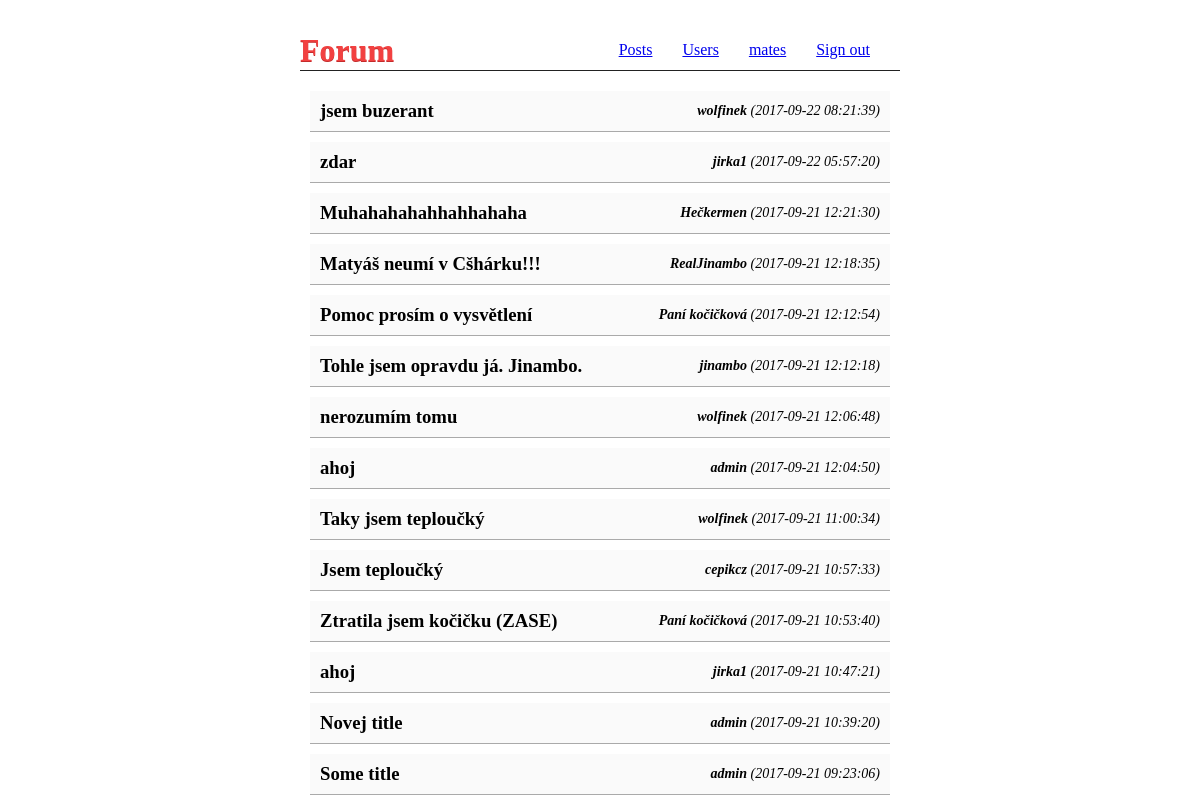
Page /oop/index.php?signed_in (signed in) on the committed database.
### tables this page shows
CREATE TABLE `posts` (
  `id` int(11) NOT NULL,
  `title` text NOT NULL,
  `content` text NOT NULL,
  `op` text NOT NULL,
  `mid` int(11) DEFAULT NULL,
  `date_posted` timestamp NOT NULL DEFAULT CURRENT_TIMESTAMP ON UPDATE CURRENT_TIMESTAMP
);

### oop/classes/posts.class.php (the view, shortened to what this page needs)
<?php
class posts {
	function showPost($conn) {
		$stmnt = $conn->prepare("SELECT * FROM posts WHERE mid IS NULL ORDER BY id desc");
		$stmnt->execute();
		$results = $stmnt->get_result();
		while ($row = $results->fetch_assoc())
			echo "<a href='index.php?art=".$row['id']."'><h3>".$row['title']."</h3><i><b>".$row['op']."</b> (".$row['date_posted'].")</i></a>";
	}
}

### oop/CSS/style.css (style rules this page uses)
:root { --red: #f24141; --red_dark: #c42b2b; }
* { margin: 0px; padding: 0px; }
body, html { height: 100%; }
main a, #user_posts a { background-color: #fafafa; display: block; margin-top: 10px; padding: 10px; border-bottom: 1px solid #aaa; position: relative; height: 20px; line-height: 20px; color: black; text-decoration: none; }
main a i, #user_posts a i { font-size: 14px; position: absolute; bottom: 10px; right: 10px; }

### rows in the picture
posts: title "jsem buzerant", op "wolfinek", date_posted "2017-09-22 08:21:39"
posts: title "zdar", op "jirka1", date_posted "2017-09-22 05:57:20"
posts: title "Muhahahahahhahhahaha", op "Hečkermen", date_posted "2017-09-21 12:21:30"
posts: title "Matyáš neumí v Cšhárku!!!", op "RealJinambo", date_posted "2017-09-21 12:18:35"
posts: title "Pomoc prosím o vysvětlení", op "Paní kočičková", date_posted "2017-09-21 12:12:54"
posts: title "Tohle jsem opravdu já. Jinambo.", op "jinambo", date_posted "2017-09-21 12:12:18"
posts: title "nerozumím tomu", op "wolfinek", date_posted "2017-09-21 12:06:48"
posts: title "ahoj", op "admin", date_posted "2017-09-21 12:04:50"
posts: title "Taky jsem teploučký", op "wolfinek", date_posted "2017-09-21 11:00:34"
posts: title "Jsem teploučký", op "cepikcz", date_posted "2017-09-21 10:57:33"
posts: title "Ztratila jsem kočičku (ZASE)", op "Paní kočičková", date_posted "2017-09-21 10:53:40"
posts: title "ahoj", op "jirka1", date_posted "2017-09-21 10:47:21"
posts: title "Novej title", op "admin", date_posted "2017-09-21 10:39:20"
posts: title "Some title", op "admin", date_posted "2017-09-21 09:23:06"

### other values in the picture
$_SESSION['209_uid'] "mates"
